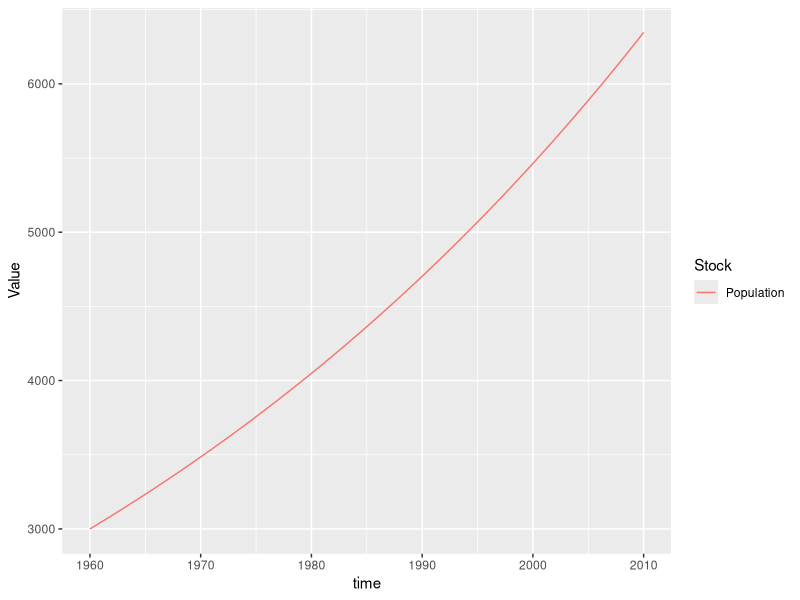

R code for this plot:
###########################################
# Translation of Vensim file.
# Date created: 2018-08-08 14:45:20
###########################################
library(deSolve)
library(ggplot2)
library(tidyr)
#Displaying the simulation run parameters
START_TIME <- 1960.000000
FINISH_TIME <- 2010.000000
TIME_STEP <- 0.125000
#Setting aux param to NULL
auxs<-NULL

#Generating the simulation time vector
simtime<-seq(1960.000000,2010.000000,by=0.125000)
# Writing global variables (stocks and dependent auxs)
InitialPopulation = 3000
stocks <-c( Population = InitialPopulation )
# This is the model function called from ode
model <- function(time, stocks, auxs){
  with(as.list(c(stocks, auxs)),{
    GrowthFraction <- 0.015
    NumberAdded <- GrowthFraction*Population
    d_DT_Population  <- NumberAdded
    return (list(c(d_DT_Population)))
  })
}
# Function call to run simulation
o<-data.frame(ode(y=stocks,times=simtime,func=model,parms=auxs,method='euler'))
to<-gather(o,key=Stock,value=Value,2:ncol(o))
ggplot(data=to)+geom_line(aes(x=time,y=Value,colour=Stock))
#----------------------------------------------------
# Original text file exported from Vensim
#  Initial Population = 3000
#  Population = INTEG( Number Added , Initial Population ) 
#  FINAL TIME = 2010
#  Growth Fraction = 0.015
#  INITIAL TIME = 1960
#  Number Added = Growth Fraction * Population 
#  TIME STEP = 0.125
#----------------------------------------------------
